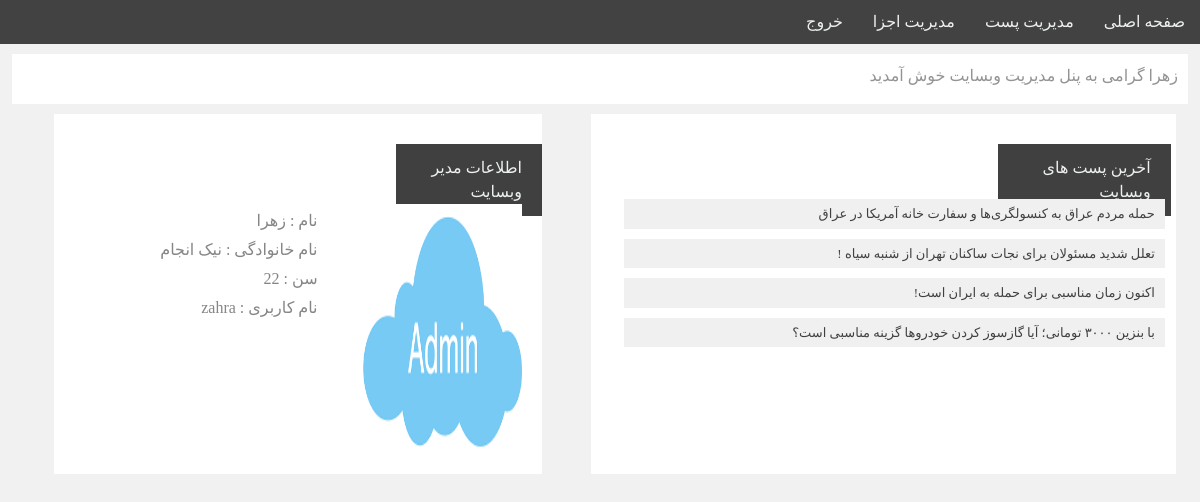
Before: /admin/panel.php?adminid=4 (signed in) with the older database file.
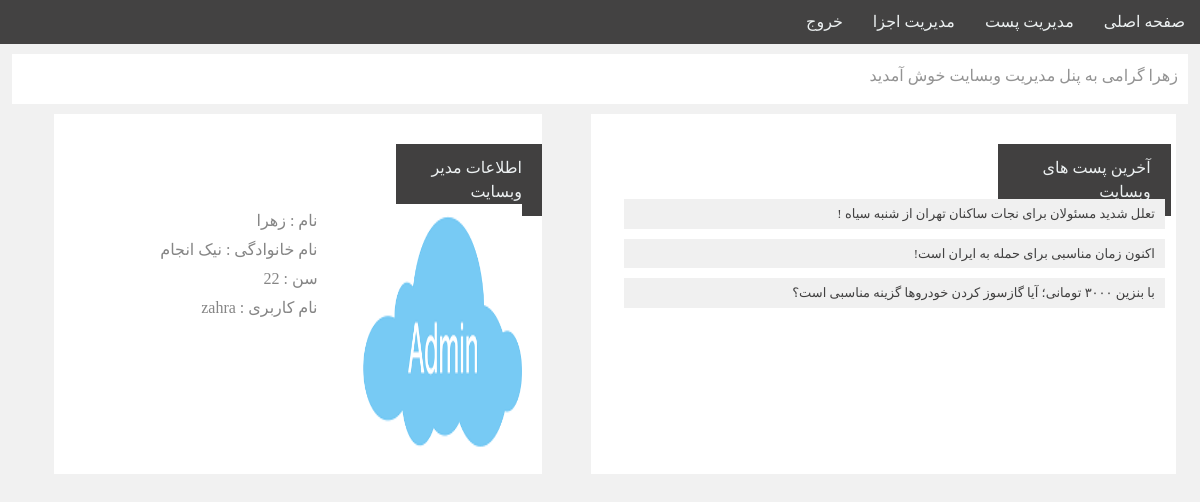
After: the same page with the newer database file.
### tables this page shows
CREATE TABLE `post` (
  `id` int(11) NOT NULL,
  `title` varchar(100) NOT NULL,
  `src` varchar(100) NOT NULL,
  `content` varchar(5000) NOT NULL
);

### admin/panel.php (the view, shortened to what this page needs)
<?php include("menu.php"); ?>
	<div class="wellcomadmin">
		<p><?php echo $_COOKIE["admin"]; ?> گرامی به پنل مدیریت وبسایت خوش آمدید</p>
	</div>
<div class="clearfix row container-fluid col-12 text-right">
	<div class="lastpostbox col-md-6 col-sm-12 col-xl-6" >
		<div class="lastpostTitle">
			<p>آخرین پست های وبسایت</p>
		</div>
			<ul>
<?php
$i=0;
$post="SELECT * FROM  `post` ORDER BY  `id` DESC ;";
$postresult=mysqli_query($connect,$post);
while($postfetch=mysqli_fetch_assoc($postresult))
{
?>
				<li><a href=<?php echo "../readmore.php?postid=$postfetch[id]" ?>><?php echo $postfetch["title"]; ?></a></li>
<?php
		$i++;
	if($i>=4)
	{
		break;
	}
			}
		?>
			</ul>
	</div>
	<div class="admin col-md-5 col-sm-12 col-xl-5 pull-left">
		<div class="lastpostTitle">
			<p>اطلاعات مدیر وبسایت</p>
		</div>
        <?php
		$adminid=$_GET["adminid"];
		$admin="select * from admin where id=$adminid";
		$adminresult=mysqli_query($connect,$admin);
		if($adminresult)
		{
			$adminfetch=mysqli_fetch_assoc($adminresult);
		?>
		<div class="content row col-12">
		<div class="adminImg col-md-12 col-sm-12 col-xl-5">
			<img src=<?php echo $adminfetch["img"]; ?>>
		</div>
		<div class="adminPropertis col-md-12 col-sm-12 col-xl-6">
			<ul>
				<li><p>نام : <?php echo $adminfetch["fname"]; ?> </p></li>
				<li><p>نام خانوادگی : <?php echo $adminfetch["lname"]; ?> </p></li>
				<li><p>سن : <?php echo $adminfetch["age"]; ?> </p></li>
				<li><p>نام کاربری : <?php echo $adminfetch["username"]; ?> </p></li>
			</ul>
            <?php
		}
			?>
		</div>
	</div>
	</div>
</div>
</body>
</html>

Changed rows visible on the page:
removed post: title "حمله مردم عراق به کنسولگری‌ها و سفارت خانه آمریکا در عراق"
